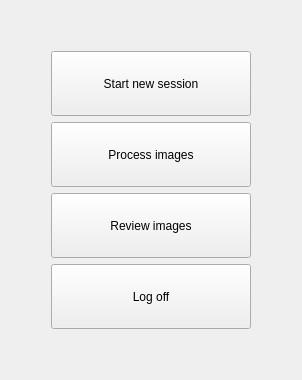
    <widget class="QWidget" name="pageHome">
     <layout class="QGridLayout" name="gridLayout_8">
      <item row="1" column="2">
       <widget class="QPushButton" name="newSessionPushButton">
        <property name="minimumSize">
         <size>
          <width>200</width>
          <height>65</height>
         </size>
        </property>
        <property name="text">
         <string>Start new session</string>
        </property>
       </widget>
      </item>
      <item row="3" column="2">
       <widget class="QPushButton" name="reviewPushButton">
        <property name="enabled">
         <bool>true</bool>
        </property>
        <property name="minimumSize">
         <size>
          <width>200</width>
          <height>65</height>
         </size>
        </property>
        <property name="text">
         <string>Review images</string>
        </property>
       </widget>
      </item>
      <item row="4" column="2">
       <widget class="QPushButton" name="logOffPushButton">
        <property name="minimumSize">
         <size>
          <width>200</width>
          <height>65</height>
         </size>
        </property>
        <property name="text">
         <string>Log off</string>
        </property>
       </widget>
      </item>
      <item row="3" column="0">
       <spacer name="horizontalSpacer_3">
        <property name="orientation">
         <enum>Qt::Horizontal</enum>
        </property>
        <property name="sizeHint" stdset="0">
         <size>
          <width>40</width>
          <height>20</height>
         </size>
        </property>
       </spacer>
      </item>
      <item row="3" column="4">
       <spacer name="horizontalSpacer_4">
        <property name="orientation">
         <enum>Qt::Horizontal</enum>
        </property>
        <property name="sizeHint" stdset="0">
         <size>
          <width>40</width>
          <height>20</height>
         </size>
        </property>
       </spacer>
      </item>
      <item row="0" column="2">
       <spacer name="verticalSpacer_8">
        <property name="orientation">
         <enum>Qt::Vertical</enum>
        </property>
        <property name="sizeHint" stdset="0">
         <size>
          <width>20</width>
          <height>40</height>
         </size>
        </property>
       </spacer>
      </item>
      <item row="5" column="2">
       <spacer name="verticalSpacer_9">
        <property name="orientation">
         <enum>Qt::Vertical</enum>
        </property>
        <property name="sizeHint" stdset="0">
         <size>
          <width>20</width>
          <height>40</height>
         </size>
        </property>
       </spacer>
      </item>
      <item row="2" column="2">
       <widget class="QPushButton" name="processPushButton">
        <property name="enabled">
         <bool>true</bool>
        </property>
        <property name="minimumSize">
         <size>
          <width>200</width>
          <height>65</height>
         </size>
        </property>
        <property name="text">
         <string>Process images</string>
        </property>
       </widget>
      </item>
     </layout>
    </widget>
